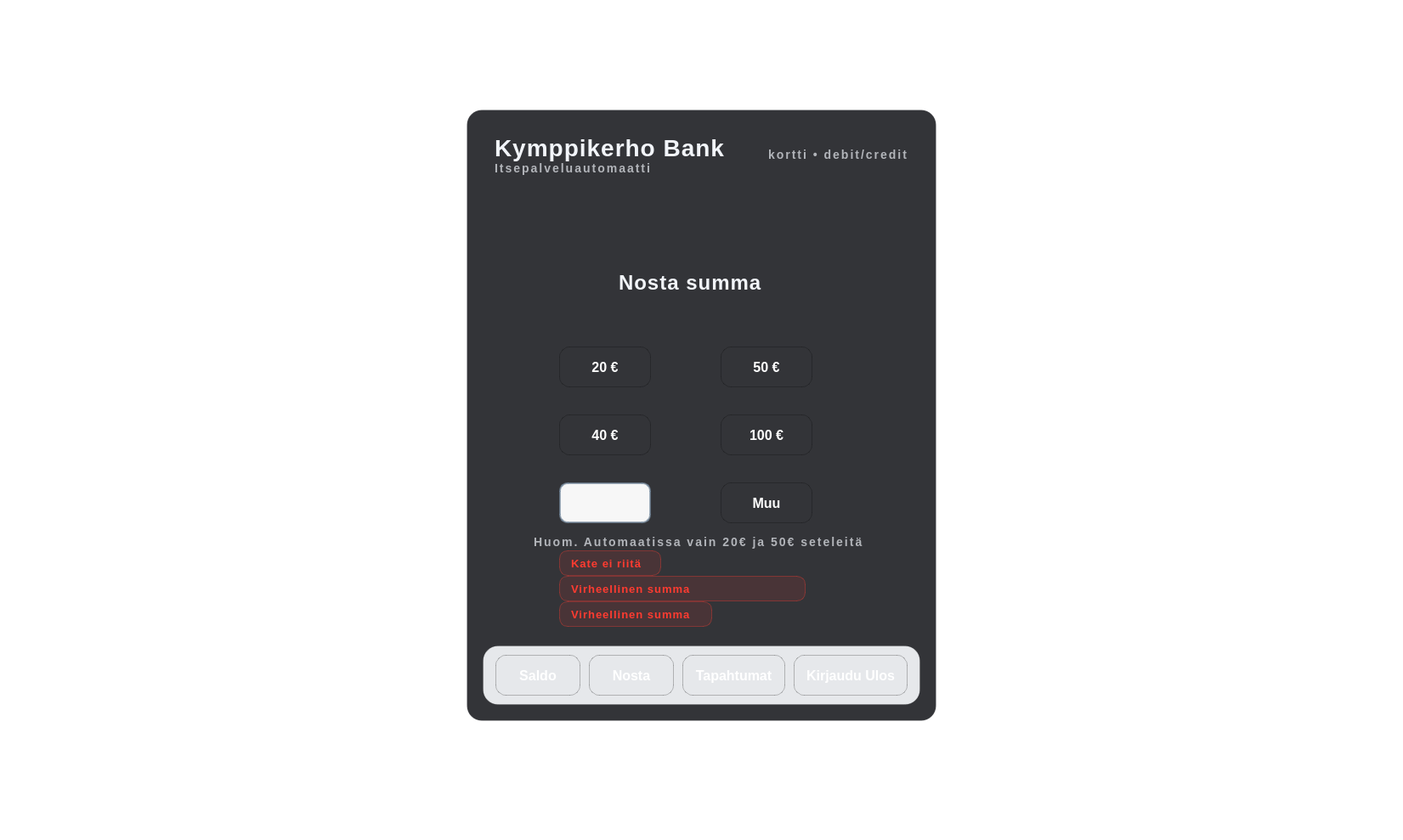
<?xml version="1.0" encoding="UTF-8"?>
<ui version="4.0">
 <class>account</class>
 <widget class="QWidget" name="account">
  <property name="geometry">
   <rect>
    <x>0</x>
    <y>0</y>
    <width>1651</width>
    <height>989</height>
   </rect>
  </property>
  <property name="windowTitle">
   <string>Account</string>
  </property>
  <property name="styleSheet">
   <string notr="true">
QWidget#account {
    background: transparent; /* tausta piirretään account.cpp paintEventissä */
    font-family: &quot;Segoe UI&quot;;
	font-size: 16px;
}

QLabel { 
	color: #F2F5FA;
    font-size: 28px;
    font-weight: 800;
    letter-spacing: 1px;
 }

#label_5, #label_6, #label_7, #label, #label_3, #labelSaldoCreditText, #labelSaldoLuottoText {
	font-size: 24px;
}
/* ATM-paneeli */
QFrame#atmCard {
    background-color: rgba(18, 20, 24, 220);
    border: 1px solid rgba(255, 255, 255, 30);
    border-radius: 18px;;
}

/* Header-alue */
QFrame#headerBar {
     background: qlineargradient(x1:0, y1:0, x2:0, y2:1,
                                stop:0 #3A6DFF,
                                stop:1 #2449D8);
	border-radius: 18px;;
}

QLabel#bankTitle {
   color: #F2F5FA;
    font-size: 28px;
    font-weight: 800;
    letter-spacing: 1px;
}

QLabel#bankSubtitle, #label_2 {
    color: rgba(242, 245, 250, 170);
    font-size: 14px;
    font-weight: 700;
    letter-spacing: 2px;
}

/* Kortti/tili-info */
QLabel#labelLoginCardnumber {
    color: rgba(242, 245, 250, 170);
    font-size: 14px;
    font-weight: 700;
    letter-spacing: 2px;
}

/* Sisältöalue: stacked sivut */
QStackedWidget#stackedAccount {
    background: transparent;
    border: none;
}

/* Perus napit */
QPushButton {
    background: qlineargradient(x1:0, y1:0, x2:0, y2:1,
                                stop:0 #2A5CFF,
                                stop:1 #1B3FBF);
    color: #FFFFFF;

    border: 1px solid rgba(0, 0, 0, 60);
    border-radius: 12px;

    font-size: 16px;
    font-weight: 800;
    padding: 12px 14px;
}

QPushButton:hover {
    background: qlineargradient(x1:0, y1:0, x2:0, y2:1,
                                stop:0 #3A6DFF,
                                stop:1 #2449D8);
}

QPushButton:pressed {
   background: qlineargradient(x1:0, y1:0, x2:0, y2:1,
                                stop:0 #1E47D6,
                                stop:1 #16339E);
    border-bottom: 1px solid rgba(0, 0, 0, 110);
    padding-top: 13px;  /* pieni “painallus” */
    padding-bottom: 11px;
}

#btnLogOutVahvista, #btnNostaVahvistaVahvista, #btnNosta20, #btnNosta40, #btnNosta50, #btnNosta100, #btnNostaMuu, #btnTapahtumatVasen, #btnTapahtumatOikea {
background: qlineargradient(x1:0, y1:0, x2:0, y2:1,
                            stop:0 #2ECC71,
                            stop:1 #1E9E57);
color: #FFFFFF;

border: 1px solid rgba(0, 0, 0, 60);
border-radius: 12px;

font-size: 16px;
font-weight: 800;
padding: 12px 14px;
}

#btnLogOutVahvista:hover, #btnNostaVahvistaVahvista:hover, #btnNosta20:hover, #btnNosta40:hover, #btnNosta50:hover, #btnNosta100:hover, #btnNostaMuu:hover, #btnTapahtumatVasen:hover, #btnTapahtumatOikea:hover {
background: qlineargradient(x1:0, y1:0, x2:0, y2:1,
                            stop:0 #36D97A,
                            stop:1 #23B463);
}

#btnLogOutVahvista:pressed, #btnNostaVahvistaVahvista:pressed, #btnNosta20:pressed, #btnNosta40:pressed, #btnNosta50:pressed, #btnNosta100:pressed, #btnNostaMuu:pressed, #btnTapahtumatVasen:pressed, #btnTapahtumatOikea:pressed {
background: qlineargradient(x1:0, y1:0, x2:0, y2:1,
                            stop:0 #1FAE60,
                            stop:1 #178548);
}

/* Footer-alue */
QFrame#footerBar {
    background-color: rgba(245, 247, 250, 235);
    border: 1px solid rgba(0, 0, 0, 35);
    border-radius: 18px;
}

/* Saldoboksit ja vahvistusboksi */
QLabel#labelSaldoSaldo,
QLabel#labelSaldoCreditLimit,
QLabel#labelNostaVahvistaSumma, #labelNostosumma {
    background-color: rgba(255, 255, 255, 245);
    color: #121418;

    border: 2px solid rgba(120, 140, 160, 180);
    border-radius: 10px;

    padding: 10px 12px;
    font-size: 18px;
}

QLabel#labelSaldoLuottoaJaljella {
	background-color: rgba(255, 255, 255, 245);
    color: #2ECC71;

    border: 2px solid rgba(120, 140, 160, 180);
    border-radius: 10px;

    padding: 10px 12px;
    font-size: 18px;
}


#labelNostosumma:focus {
	border: 2px solid rgba(40, 110, 220, 230);
    background-color: rgba(255, 255, 255, 255);
}

/* Virheilmoitukset */
QLabel#labelNostaValitseVirhe,
QLabel#labelNostaValitseKate,
QLabel#labelNostaValitseVirhe_2 {
    color: #FF3B30;                         /* kirkas punainen */
    background-color: rgba(255, 59, 48, 28); /* kevyt punainen tausta */
    border: 1px solid rgba(255, 59, 48, 90);
    border-radius: 10px;
    padding: 6px 10px;

    font-size: 13px;
    font-weight: 800;
}

/* Tapahtumataulun &quot;kortti&quot; */
QFrame#logsCard {
    background-color: rgba(255, 255, 255, 235);
    border: 1px solid rgba(0, 0, 0, 45);
    border-radius: 14px;
}

/* Tapahtumataulu */
QTableView#tableTapahtumat {
    background-color: rgba(255, 255, 255, 235);
    border: 1px solid rgba(0, 0, 0, 45);
    border-radius: 14px;
    gridline-color: rgba(0, 0, 0, 25);
    font-size: 14px;
	color: #121418;
}

/* Item-teksti varmistuksena (Qt joskus vaatii tämän) */
QTableView#tableTapahtumat::item {
    color: #121418;
    padding: 6px 8px;
}

/* Valinta ettei muutu “valkoiseksi valkoisella” tms. */
QTableView#tableTapahtumat::item:selected {
    background: rgba(58, 109, 255, 35);
    color: #121418;
}

QHeaderView::section {
    background-color: rgba(240, 242, 245, 245);
    color: #111111;
    font-weight: 900;
    border: none;
    padding: 8px;
}
</string>
  </property>
  <layout class="QGridLayout" name="outerGrid">
   <property name="leftMargin">
    <number>0</number>
   </property>
   <property name="topMargin">
    <number>0</number>
   </property>
   <property name="rightMargin">
    <number>0</number>
   </property>
   <property name="bottomMargin">
    <number>0</number>
   </property>
   <item row="0" column="0">
    <layout class="QVBoxLayout" name="centerLayout">
     <property name="leftMargin">
      <number>0</number>
     </property>
     <property name="topMargin">
      <number>0</number>
     </property>
     <property name="rightMargin">
      <number>0</number>
     </property>
     <property name="bottomMargin">
      <number>0</number>
     </property>
     <item>
      <spacer name="topSpacer">
       <property name="orientation">
        <enum>Qt::Orientation::Vertical</enum>
       </property>
       <property name="sizeHint" stdset="0">
        <size>
         <width>20</width>
         <height>120</height>
        </size>
       </property>
      </spacer>
     </item>
     <item alignment="Qt::AlignmentFlag::AlignHCenter">
      <widget class="QFrame" name="atmCard">
       <property name="minimumSize">
        <size>
         <width>520</width>
         <height>0</height>
        </size>
       </property>
       <property name="maximumSize">
        <size>
         <width>580</width>
         <height>16777215</height>
        </size>
       </property>
       <property name="frameShape">
        <enum>QFrame::Shape::NoFrame</enum>
       </property>
       <layout class="QVBoxLayout" name="atmLayout">
        <property name="spacing">
         <number>12</number>
        </property>
        <property name="leftMargin">
         <number>18</number>
        </property>
        <property name="topMargin">
         <number>18</number>
        </property>
        <property name="rightMargin">
         <number>18</number>
        </property>
        <property name="bottomMargin">
         <number>18</number>
        </property>
        <item>
         <widget class="QFrame" name="headerBar">
          <property name="frameShape">
           <enum>QFrame::Shape::NoFrame</enum>
          </property>
          <layout class="QHBoxLayout" name="headerLayout">
           <property name="spacing">
            <number>10</number>
           </property>
           <property name="leftMargin">
            <number>14</number>
           </property>
           <property name="topMargin">
            <number>10</number>
           </property>
           <property name="rightMargin">
            <number>14</number>
           </property>
           <property name="bottomMargin">
            <number>10</number>
           </property>
           <item>
            <layout class="QVBoxLayout" name="bankTextLayout">
             <property name="spacing">
              <number>0</number>
             </property>
             <item>
              <widget class="QLabel" name="bankTitle">
               <property name="text">
                <string>Kymppikerho Bank</string>
               </property>
              </widget>
             </item>
             <item>
              <widget class="QLabel" name="bankSubtitle">
               <property name="text">
                <string>Itsepalveluautomaatti</string>
               </property>
              </widget>
             </item>
            </layout>
           </item>
           <item>
            <spacer name="headerSpacer">
             <property name="orientation">
              <enum>Qt::Orientation::Horizontal</enum>
             </property>
             <property name="sizeHint" stdset="0">
              <size>
               <width>40</width>
               <height>20</height>
              </size>
             </property>
            </spacer>
           </item>
           <item>
            <widget class="QLabel" name="labelLoginCardnumber">
             <property name="text">
              <string>kortti • debit/credit</string>
             </property>
             <property name="alignment">
              <set>Qt::AlignmentFlag::AlignRight|Qt::AlignmentFlag::AlignTrailing|Qt::AlignmentFlag::AlignVCenter</set>
             </property>
            </widget>
           </item>
          </layout>
         </widget>
        </item>
        <item>
         <widget class="QStackedWidget" name="stackedAccount">
          <property name="minimumSize">
           <size>
            <width>0</width>
            <height>520</height>
           </size>
          </property>
          <property name="styleSheet">
           <string notr="true"/>
          </property>
          <property name="currentIndex">
           <number>2</number>
          </property>
          <widget class="QWidget" name="screenLogin">
           <widget class="QLabel" name="label_6">
            <property name="geometry">
             <rect>
              <x>40</x>
              <y>180</y>
              <width>420</width>
              <height>90</height>
             </rect>
            </property>
            <property name="text">
             <string>Tervetuloa Kymppikerho Bank:iin</string>
            </property>
           </widget>
          </widget>
          <widget class="QWidget" name="screenSaldo">
           <widget class="QLabel" name="label_3">
            <property name="geometry">
             <rect>
              <x>40</x>
              <y>210</y>
              <width>200</width>
              <height>40</height>
             </rect>
            </property>
            <property name="text">
             <string>Tilin saldo:</string>
            </property>
           </widget>
           <widget class="QLabel" name="labelSaldoSaldo">
            <property name="geometry">
             <rect>
              <x>260</x>
              <y>210</y>
              <width>200</width>
              <height>40</height>
             </rect>
            </property>
            <property name="font">
             <font>
              <pointsize>-1</pointsize>
              <fontweight>ExtraBold</fontweight>
             </font>
            </property>
            <property name="autoFillBackground">
             <bool>false</bool>
            </property>
            <property name="text">
             <string>0 €</string>
            </property>
            <property name="alignment">
             <set>Qt::AlignmentFlag::AlignRight|Qt::AlignmentFlag::AlignTrailing|Qt::AlignmentFlag::AlignVCenter</set>
            </property>
           </widget>
           <widget class="QLabel" name="labelSaldoCreditText">
            <property name="geometry">
             <rect>
              <x>40</x>
              <y>280</y>
              <width>200</width>
              <height>40</height>
             </rect>
            </property>
            <property name="text">
             <string>Credit limit:</string>
            </property>
           </widget>
           <widget class="QLabel" name="labelSaldoCreditLimit">
            <property name="geometry">
             <rect>
              <x>260</x>
              <y>280</y>
              <width>200</width>
              <height>40</height>
             </rect>
            </property>
            <property name="font">
             <font>
              <pointsize>-1</pointsize>
              <fontweight>ExtraBold</fontweight>
             </font>
            </property>
            <property name="text">
             <string>0 €</string>
            </property>
            <property name="alignment">
             <set>Qt::AlignmentFlag::AlignRight|Qt::AlignmentFlag::AlignTrailing|Qt::AlignmentFlag::AlignVCenter</set>
            </property>
           </widget>
           <widget class="QLabel" name="labelSaldoLuottoText">
            <property name="geometry">
             <rect>
              <x>40</x>
              <y>350</y>
              <width>200</width>
              <height>40</height>
             </rect>
            </property>
            <property name="text">
             <string>Luottoa jäljellä:</string>
            </property>
           </widget>
           <widget class="QLabel" name="labelSaldoLuottoaJaljella">
            <property name="geometry">
             <rect>
              <x>260</x>
              <y>350</y>
              <width>200</width>
              <height>40</height>
             </rect>
            </property>
            <property name="font">
             <font>
              <pointsize>-1</pointsize>
              <fontweight>ExtraBold</fontweight>
             </font>
            </property>
            <property name="text">
             <string>0 €</string>
            </property>
            <property name="alignment">
             <set>Qt::AlignmentFlag::AlignRight|Qt::AlignmentFlag::AlignTrailing|Qt::AlignmentFlag::AlignVCenter</set>
            </property>
           </widget>
          </widget>
          <widget class="QWidget" name="screenNostaValitse">
           <widget class="QLabel" name="label">
            <property name="geometry">
             <rect>
              <x>160</x>
              <y>60</y>
              <width>200</width>
              <height>90</height>
             </rect>
            </property>
            <property name="text">
             <string>Nosta summa</string>
            </property>
           </widget>
           <widget class="QPushButton" name="btnNosta20">
            <property name="geometry">
             <rect>
              <x>90</x>
              <y>180</y>
              <width>108</width>
              <height>48</height>
             </rect>
            </property>
            <property name="text">
             <string>20 €</string>
            </property>
           </widget>
           <widget class="QPushButton" name="btnNosta50">
            <property name="geometry">
             <rect>
              <x>280</x>
              <y>180</y>
              <width>108</width>
              <height>48</height>
             </rect>
            </property>
            <property name="text">
             <string>50 €</string>
            </property>
           </widget>
           <widget class="QPushButton" name="btnNosta40">
            <property name="geometry">
             <rect>
              <x>90</x>
              <y>260</y>
              <width>108</width>
              <height>48</height>
             </rect>
            </property>
            <property name="text">
             <string>40 €</string>
            </property>
           </widget>
           <widget class="QPushButton" name="btnNosta100">
            <property name="geometry">
             <rect>
              <x>280</x>
              <y>260</y>
              <width>108</width>
              <height>48</height>
             </rect>
            </property>
            <property name="text">
             <string>100 €</string>
            </property>
           </widget>
           <widget class="QLineEdit" name="labelNostosumma">
            <property name="geometry">
             <rect>
              <x>90</x>
              <y>340</y>
              <width>108</width>
              <height>48</height>
             </rect>
            </property>
            <property name="text">
             <string/>
            </property>
           </widget>
           <widget class="QPushButton" name="btnNostaMuu">
            <property name="geometry">
             <rect>
              <x>280</x>
              <y>340</y>
              <width>108</width>
              <height>48</height>
             </rect>
            </property>
            <property name="text">
             <string>Muu</string>
            </property>
           </widget>
           <widget class="QLabel" name="label_2">
            <property name="geometry">
             <rect>
              <x>60</x>
              <y>390</y>
              <width>400</width>
              <height>40</height>
             </rect>
            </property>
            <property name="text">
             <string>Huom. Automaatissa vain 20€ ja 50€ seteleitä</string>
            </property>
           </widget>
           <widget class="QLabel" name="labelNostaValitseVirhe">
            <property name="geometry">
             <rect>
              <x>90</x>
              <y>450</y>
              <width>290</width>
              <height>30</height>
             </rect>
            </property>
            <property name="text">
             <string>Virheellinen summa</string>
            </property>
           </widget>
           <widget class="QLabel" name="labelNostaValitseKate">
            <property name="geometry">
             <rect>
              <x>90</x>
              <y>420</y>
              <width>120</width>
              <height>30</height>
             </rect>
            </property>
            <property name="text">
             <string>Kate ei riitä</string>
            </property>
           </widget>
           <widget class="QLabel" name="labelNostaValitseVirhe_2">
            <property name="geometry">
             <rect>
              <x>90</x>
              <y>480</y>
              <width>180</width>
              <height>30</height>
             </rect>
            </property>
            <property name="text">
             <string>Virheellinen summa</string>
            </property>
           </widget>
          </widget>
          <widget class="QWidget" name="screenNostaVahvista">
           <widget class="QLabel" name="label_7">
            <property name="geometry">
             <rect>
              <x>40</x>
              <y>210</y>
              <width>210</width>
              <height>40</height>
             </rect>
            </property>
            <property name="text">
             <string>Olet nostamassa:</string>
            </property>
           </widget>
           <widget class="QLabel" name="labelNostaVahvistaSumma">
            <property name="geometry">
             <rect>
              <x>260</x>
              <y>210</y>
              <width>200</width>
              <height>40</height>
             </rect>
            </property>
            <property name="text">
             <string>0 €</string>
            </property>
            <property name="alignment">
             <set>Qt::AlignmentFlag::AlignRight|Qt::AlignmentFlag::AlignTrailing|Qt::AlignmentFlag::AlignVCenter</set>
            </property>
           </widget>
           <widget class="QPushButton" name="btnNostaVahvistaVahvista">
            <property name="geometry">
             <rect>
              <x>200</x>
              <y>370</y>
              <width>108</width>
              <height>48</height>
             </rect>
            </property>
            <property name="minimumSize">
             <size>
              <width>0</width>
              <height>48</height>
             </size>
            </property>
            <property name="text">
             <string>Vahvista</string>
            </property>
           </widget>
          </widget>
          <widget class="QWidget" name="screenTapahtumat">
           <widget class="QPushButton" name="btnTapahtumatVasen">
            <property name="geometry">
             <rect>
              <x>120</x>
              <y>400</y>
              <width>108</width>
              <height>48</height>
             </rect>
            </property>
            <property name="minimumSize">
             <size>
              <width>0</width>
              <height>48</height>
             </size>
            </property>
            <property name="text">
             <string>&lt;</string>
            </property>
           </widget>
           <widget class="QPushButton" name="btnTapahtumatOikea">
            <property name="geometry">
             <rect>
              <x>260</x>
              <y>400</y>
              <width>108</width>
              <height>48</height>
             </rect>
            </property>
            <property name="minimumSize">
             <size>
              <width>0</width>
              <height>48</height>
             </size>
            </property>
            <property name="text">
             <string>&gt;</string>
            </property>
           </widget>
           <widget class="QFrame" name="logsCard">
            <property name="geometry">
             <rect>
              <x>5</x>
              <y>19</y>
              <width>471</width>
              <height>371</height>
             </rect>
            </property>
            <property name="frameShape">
             <enum>QFrame::Shape::NoFrame</enum>
            </property>
            <property name="frameShadow">
             <enum>QFrame::Shadow::Raised</enum>
            </property>
            <layout class="QVBoxLayout" name="verticalLayout">
             <property name="leftMargin">
              <number>8</number>
             </property>
             <property name="topMargin">
              <number>8</number>
             </property>
             <property name="rightMargin">
              <number>8</number>
             </property>
             <property name="bottomMargin">
              <number>8</number>
             </property>
             <item>
              <widget class="QTableView" name="tableTapahtumat">
               <property name="selectionMode">
                <enum>QAbstractItemView::SelectionMode::SingleSelection</enum>
               </property>
               <attribute name="horizontalHeaderCascadingSectionResizes">
                <bool>false</bool>
               </attribute>
              </widget>
             </item>
            </layout>
           </widget>
          </widget>
          <widget class="QWidget" name="screenLogOut">
           <widget class="QLabel" name="label_5">
            <property name="geometry">
             <rect>
              <x>40</x>
              <y>180</y>
              <width>420</width>
              <height>90</height>
             </rect>
            </property>
            <property name="sizePolicy">
             <sizepolicy hsizetype="Preferred" vsizetype="Preferred">
              <horstretch>0</horstretch>
              <verstretch>0</verstretch>
             </sizepolicy>
            </property>
            <property name="styleSheet">
             <string notr="true"/>
            </property>
            <property name="text">
             <string>Haluatko varmasti kirjautua ulos?</string>
            </property>
           </widget>
           <widget class="QPushButton" name="btnLogOutVahvista">
            <property name="geometry">
             <rect>
              <x>200</x>
              <y>370</y>
              <width>108</width>
              <height>48</height>
             </rect>
            </property>
            <property name="minimumSize">
             <size>
              <width>0</width>
              <height>48</height>
             </size>
            </property>
            <property name="text">
             <string>Vahvista</string>
            </property>
           </widget>
          </widget>
         </widget>
        </item>
        <item>
         <widget class="QFrame" name="footerBar">
          <property name="frameShape">
           <enum>QFrame::Shape::NoFrame</enum>
          </property>
          <layout class="QHBoxLayout" name="footerLayout">
           <property name="spacing">
            <number>10</number>
           </property>
           <property name="leftMargin">
            <number>14</number>
           </property>
           <property name="topMargin">
            <number>10</number>
           </property>
           <property name="rightMargin">
            <number>14</number>
           </property>
           <property name="bottomMargin">
            <number>10</number>
           </property>
           <item>
            <widget class="QPushButton" name="btnSaldo">
             <property name="minimumSize">
              <size>
               <width>0</width>
               <height>48</height>
              </size>
             </property>
             <property name="text">
              <string>Saldo</string>
             </property>
            </widget>
           </item>
           <item>
            <widget class="QPushButton" name="btnNostaRahaa">
             <property name="minimumSize">
              <size>
               <width>0</width>
               <height>48</height>
              </size>
             </property>
             <property name="text">
              <string>Nosta</string>
             </property>
            </widget>
           </item>
           <item>
            <widget class="QPushButton" name="btnTapahtumat">
             <property name="minimumSize">
              <size>
               <width>0</width>
               <height>48</height>
              </size>
             </property>
             <property name="text">
              <string>Tapahtumat</string>
             </property>
            </widget>
           </item>
           <item>
            <widget class="QPushButton" name="btnLogOut">
             <property name="minimumSize">
              <size>
               <width>0</width>
               <height>48</height>
              </size>
             </property>
             <property name="text">
              <string>Kirjaudu Ulos</string>
             </property>
            </widget>
           </item>
          </layout>
         </widget>
        </item>
       </layout>
      </widget>
     </item>
     <item>
      <spacer name="bottomSpacer">
       <property name="orientation">
        <enum>Qt::Orientation::Vertical</enum>
       </property>
       <property name="sizeHint" stdset="0">
        <size>
         <width>20</width>
         <height>140</height>
        </size>
       </property>
      </spacer>
     </item>
    </layout>
   </item>
  </layout>
 </widget>
 <resources/>
 <connections/>
</ui>
